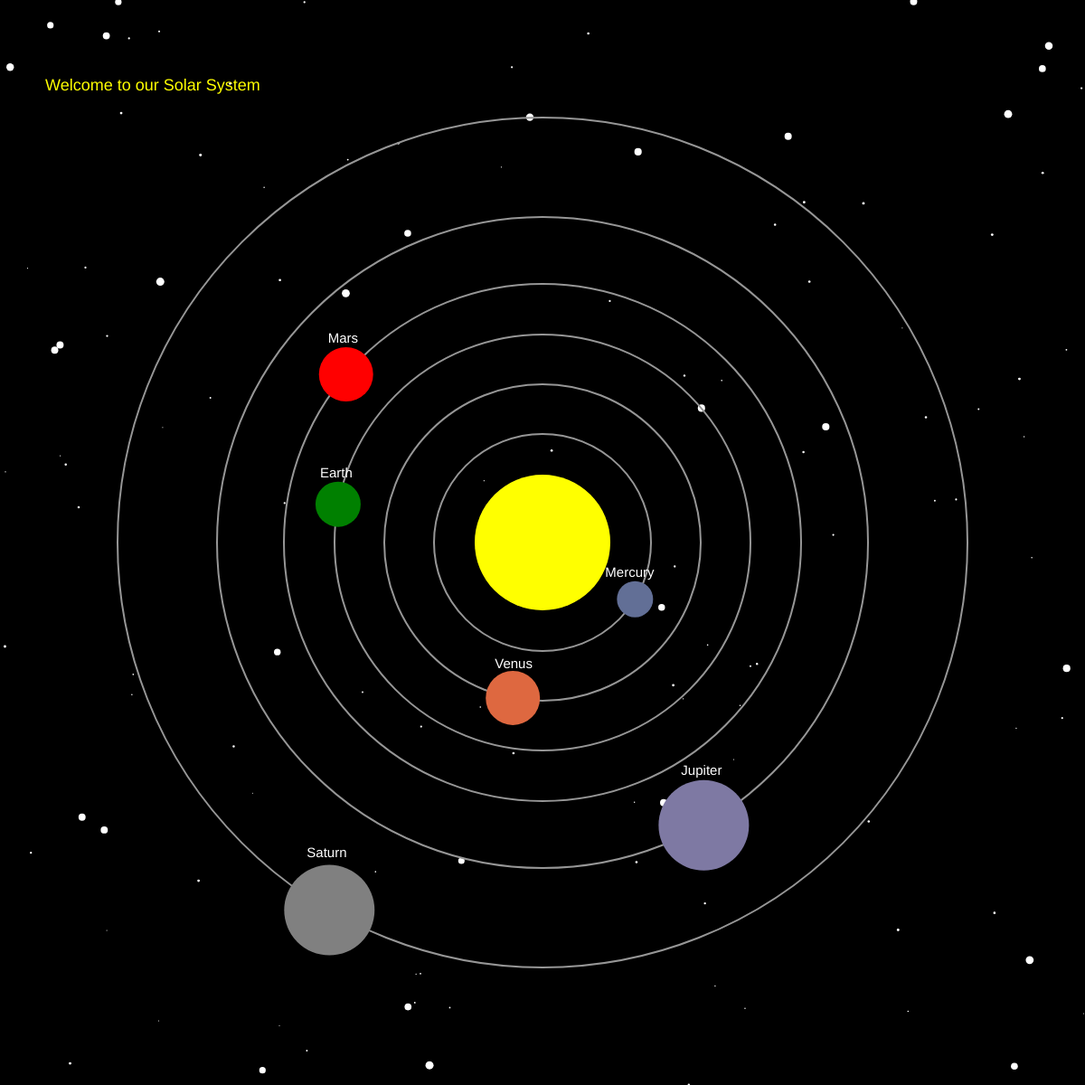
Frame 1 (no input)
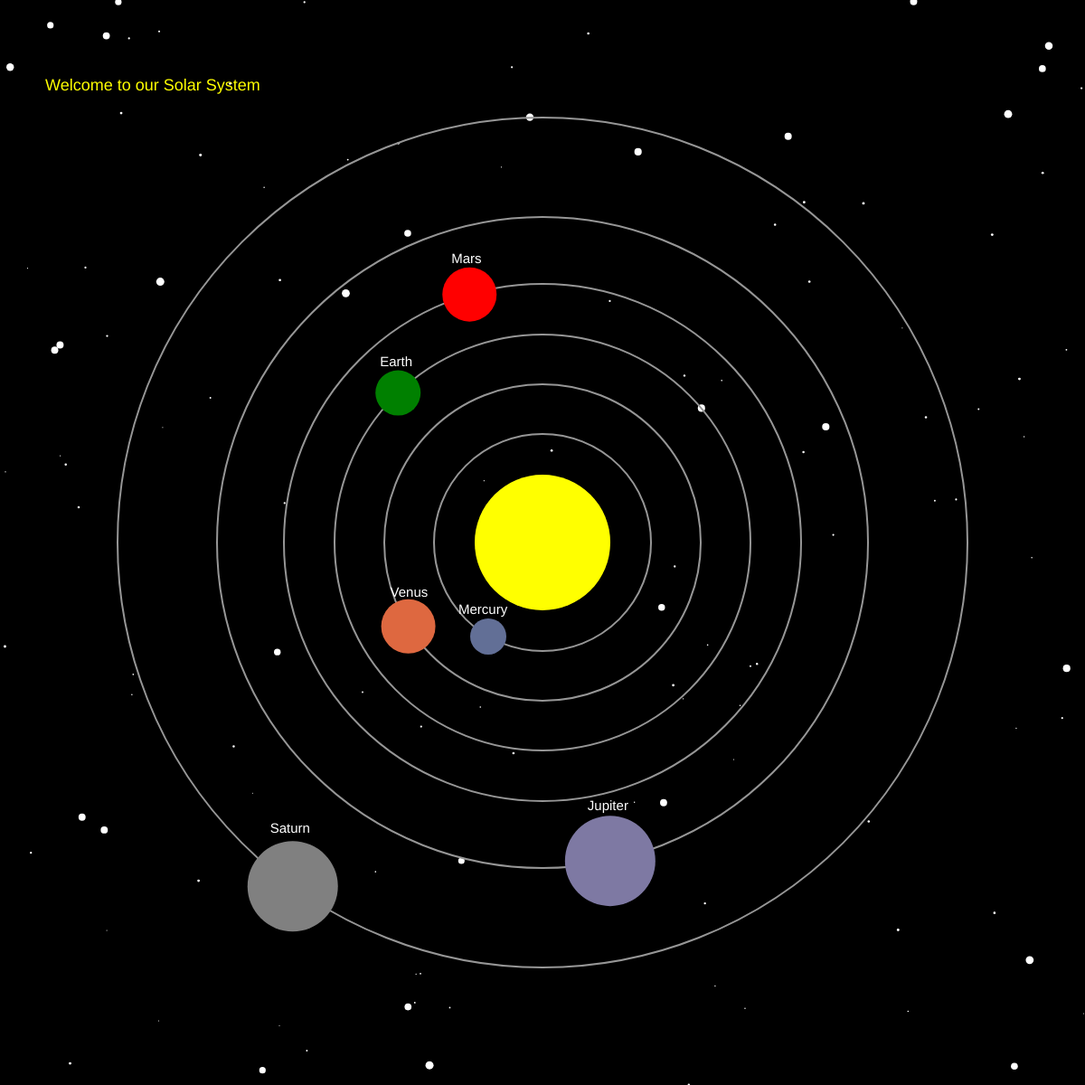
Frame 60 (no input)
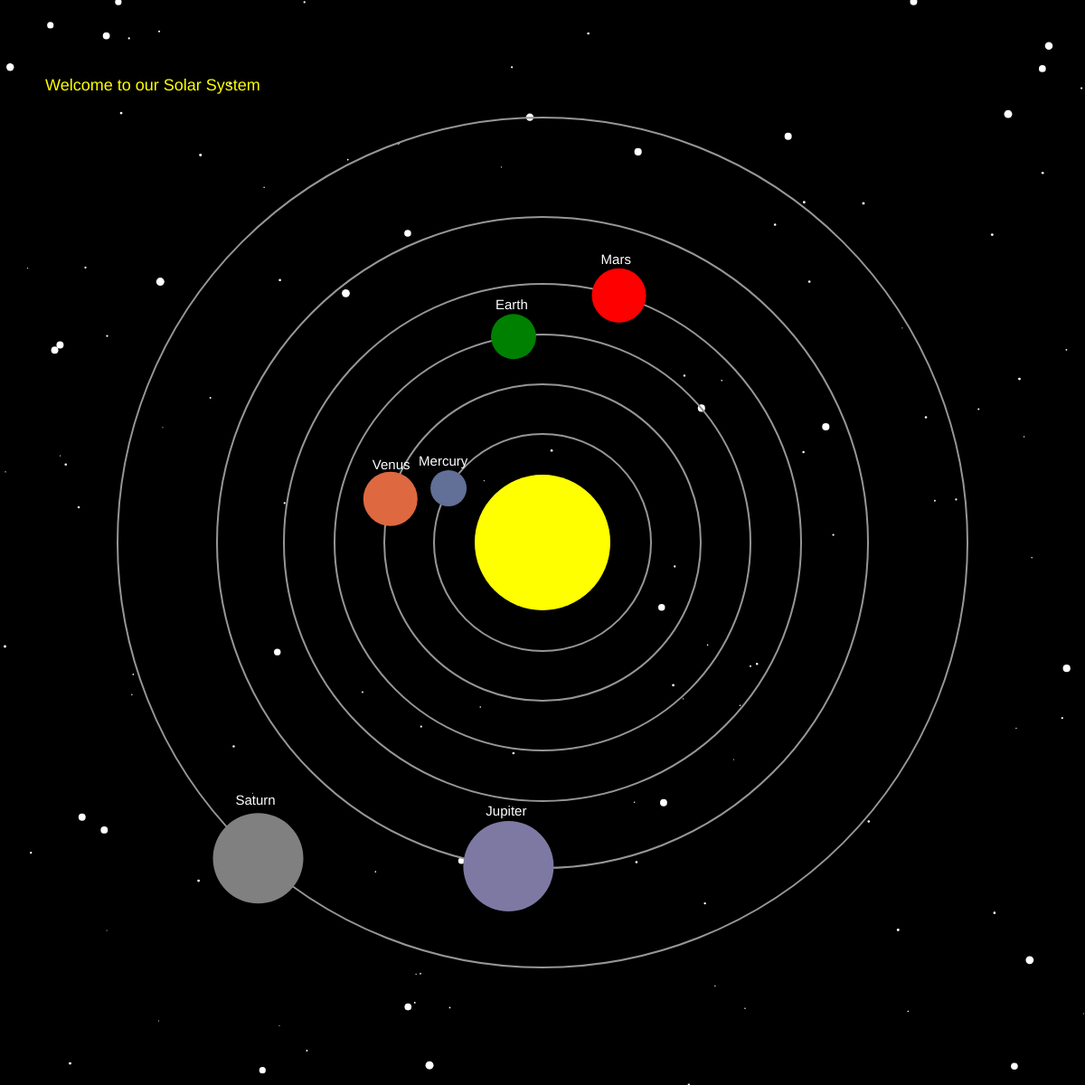
Frame 120 (the mouse pressed at the canvas centre since frame 60)

The p5.js sketch that drew these frames (run headless with seeded random() and noise() and a simulated clock; from frame 60 on, the mouse is pressed at the canvas centre):

// p5.js sketch
// ── sketch.js
let smallStars = [];
let bigStars = [];
let planets = [];

let isPaused = false;
var currentText;

const CONJUNCTION = 0;
const SEXTILE = 1;
const SQUARE = 2;
const TRINE = 3;
const OPPOSITION = 4;
const NONE = 5;

let alignment = NONE;


function setup() {
    angleMode(DEGREES);
    createCanvas(1200, 1200);

    

    for (let i = 0; i < 90; i++) {
        smallStars.push(new SmallStar());

  }

    for (let j = 0; j < 30; j++) {
        bigStars.push(new BigStar());
    }

 

    planets.push(new Planet(20, 120, 1.5, 30, color('#626f96'), "Mercury"));
    planets.push(new Planet(30, 175, 0.8, 100, color('#de6840'), "Venus"));
    // earth = new Planet(20, 230, 0.6, 190, color('green'));
    planets.push(new Planet(25, 230, 0.6, 190, color('green'), "Earth"))
    planets.push(new Planet(30, 286, 0.56, 220, color('red'), "Mars"));
    planets.push(new Planet(50, 360, 0.3, 60, color('#7e79a3'), "Jupiter"));
    planets.push(new Planet(50, 470, 0.1, 120, color('gray'), "Saturn"));
   
    // jupiter = new Planet(50, 340, 0.3, 60, color('#7e79a3'));
    // saturn = new Planet(50, 450, 0.1, 120, color('gray'));


}


function draw() 
{

    background('black');
    noStroke();
    // frameRate(40);

  

//     fill("white")
//     textSize(24)
//     text(currentText, width/2-400, height-1000);

    fill('yellow');
    textSize(18);
    text('Welcome to our Solar System',width/2-550, height-1100);

//     fill('yellow');
//     textSize(18);
//     text('When the planets make an angle, hover over it with your mouse to learn more',width/2-550, height-1070 )


    for (let i = 0; i < smallStars.length; i++) {
        smallStars[i].display();
    }

     for (let j = 0; j < bigStars.length; j++) {
        bigStars[j].display();
    } 

    fill('yellow');
    ellipse(width/2, height/2, 150)

    
        for (let i = 0; i < planets.length; i++) {
            planets[i].update();
        }
    
    for (let i = 0; i < planets.length; i++) {
            planets[i].display();
        }



    

}


class Planet {
    constructor(radius, orbitRadius, orbitSpeed, angle, color, label) {
        this.radius = radius;
        this.orbitRadius = orbitRadius;
        this.angle = angle;
        this.orbitSpeed = orbitSpeed;
        this.color = color;
        this.label = label;
        this.x;
        this.y;
        this.drawLine = false;
    }

    // Update planet position
    update() {
        if(!isPaused) {
            this.angle += this.orbitSpeed;

        // Reset angle when it reaches or exceeds 360 degrees
        if (this.angle >= 360) {
            this.angle = 0;
        }

        this.drawLine = false;

        }
        
    }

    // Display planet
    display() {
        this.x = width/2 + this.orbitRadius * cos(this.angle);
        this.y = height/2 + this.orbitRadius * sin(this.angle);

        // Draw orbit
        noFill();
        strokeWeight(2);
        stroke(150);
        ellipse(width/2, height/2, this.orbitRadius * 2);

        // Draw planet
        fill(this.color);
        noStroke();
        ellipse(this.x, this.y, this.radius * 2);

      

        if (this.label === "Mercury") {
            noStroke();
            fill('white');
            textSize(15);
            text(this.label, this.x - 33, this.y - 25);
        } else if (this.label === "Venus") {
            noStroke();
            fill('white');
            textSize(15);
            text(this.label, this.x - 20, this.y - 33);
        } else if (this.label === "Mars") {
            noStroke();
            fill('white');
            textSize(15);
            text(this.label, this.x - 20, this.y - 35);
        }
        else if (this.label === "Jupiter") {
            noStroke();
            fill('white');
            textSize(15);
            text(this.label, this.x - 25, this.y - 56);
        }
        else if (this.label === "Saturn") {
            noStroke();
            fill('white');
            textSize(15);
            text(this.label, this.x - 25, this.y - 59);
        }
       else if (this.label === "Earth") {
            noStroke();
            fill('white');
            textSize(15);
            text(this.label, this.x - 20, this.y - 30);
        }

        
    }
  
   drawLineTo(target) {

     
        
        if (this.drawLine) {

        let lineWeight = 3;
            
        if(mouseX >= min(this.x, target.x) &&
                mouseX <= max(this.x, target.x) &&
                mouseY >= min(this.y, target.y) &&
                mouseY <= max(this.y, target.y))
        {
            lineWeight = 8;
            
        }

        stroke('yellow');
        strokeWeight(lineWeight);
        line(this.x, this.y, target.x, target.y);
    }

   
}
}









class SmallStar {
    constructor() {
        this.x = random(width);
        this.y = random(height);
        this.size = random(1,3);
        this.color = "white";
    }

    display() {
        noStroke();
        fill(this.color);
        ellipse(this.x, this.y, this.size);
    }
}

class BigStar {
    constructor() {
        this.x = random(width);
        this.y = random(height);
        this.size = random(7,9);
        this.color = "white";
    }

    display() {
        noStroke();
        fill(this.color);
        ellipse(this.x, this.y, this.size);
    }
}
